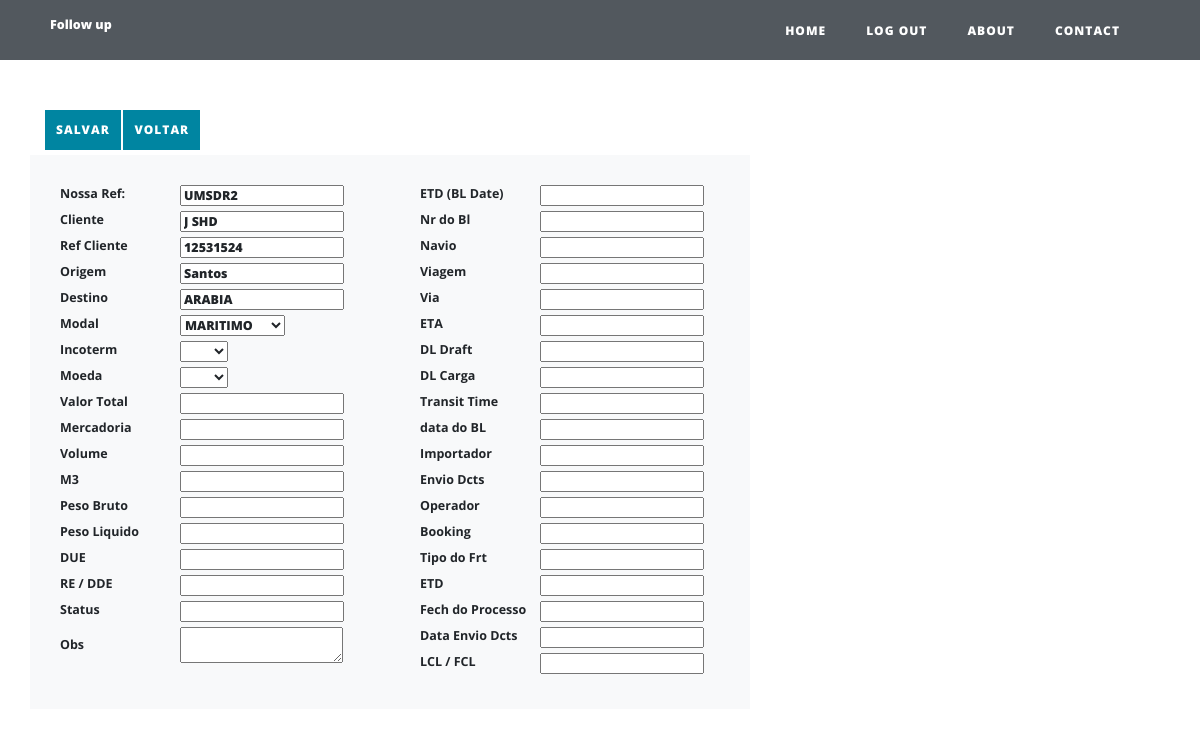
The page /post/9 (signed in) on the database as committed earlier.
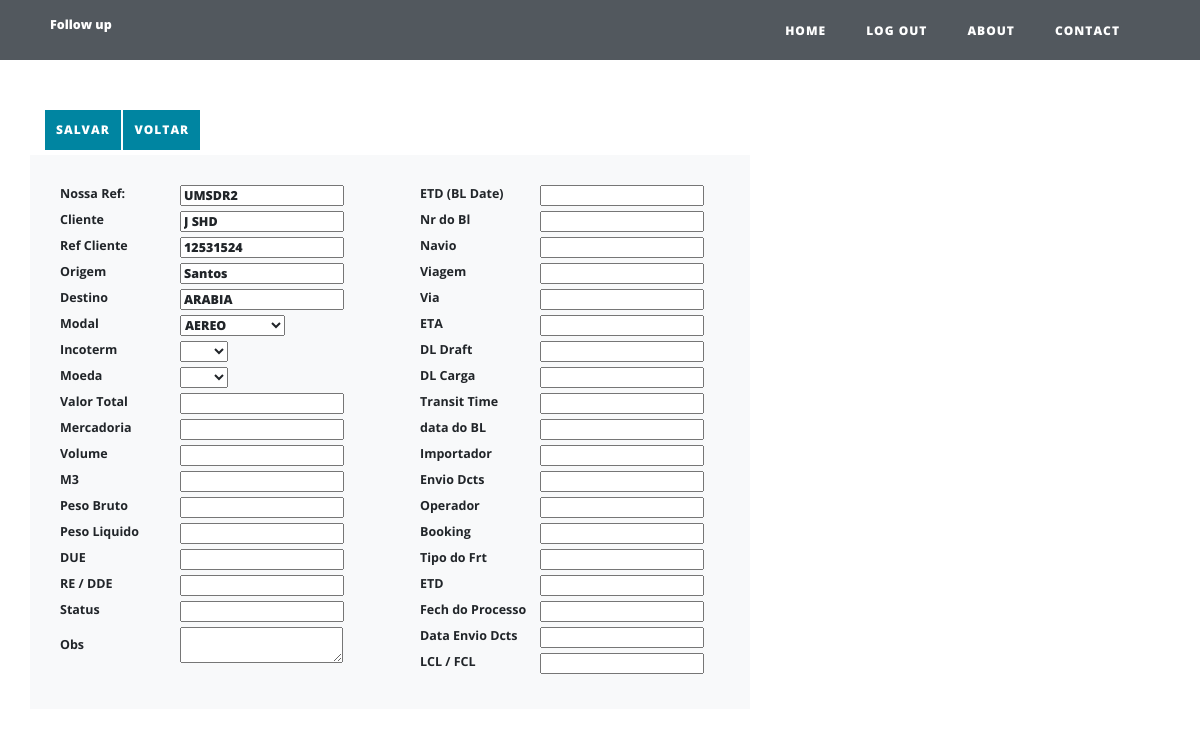
The same page on the database as committed later.
### main.py (models this page shows)
class Menu(db.Model):
    __tablename__ = "TbOne"
    id = db.Column(db.Integer, primary_key=True)
    RefPartner = db.Column(db.String, unique=True, nullable=False)
    Cliente = db.Column(db.String)
    Origem = db.Column(db.String)
    Destino = db.Column(db.String)
    Incoterm = db.Column(db.String)
    RefCliente = db.Column(db.String)
    Moeda = db.Column(db.String)
    modal = db.Column(db.String)
    VlTotal = db.Column(db.Float)
    Merc = db.Column(db.String)
    Vol = db.Column(db.String)
    M3 = db.Column(db.Float)
    Pb = db.Column(db.Float)
    Pl = db.Column(db.Float)
    Re = db.Column(db.String)
    Sd = db.Column(db.String)
    Status = db.Column(db.String)
    Obs = db.Column(db.String)
    bl = db.Column(db.String)
    nrBl = db.Column(db.String)
    navio = db.Column(db.String)
    vg = db.Column(db.String)
    via = db.Column(db.String)
    eta = db.Column(db.String)
    DLDraft = db.Column(db.String)
    DLCarga = db.Column(db.String)
    ttime = db.Column(db.String)
    dtBL = db.Column(db.String)
    Importador = db.Column(db.String)
    dcts = db.Column(db.String)
    Operador = db.Column(db.String)
    Booking = db.Column(db.String)
    TipoFrt = db.Column(db.String)
    Saida = db.Column(db.String)
    fech = db.Column(db.String)
    dtEnvDcts = db.Column(db.String)
    lclFcl = db.Column(db.String)

### main.py (the view, shortened to what this page needs)
@app.route("/post/<int:post_id>", methods=["GET", "POST"])
def show_post(post_id):
    form = FormDadosGerais()
    if not current_user.is_authenticated:
        flash("You need to login or register to comment.")
        return redirect(url_for("login"))
    emb = Menu.query.get(post_id)
    form.RefPartner.data    =   emb.RefPartner
    form.Cliente.data       =   emb.Cliente
    form.RefCliente.data    =   emb.RefCliente
    form.Origem.data        =   emb.Origem
    form.Destino.data       =  emb.Destino
    form.modal.data         =  emb.modal
    form.Incoterm.data      =  emb.Incoterm
    form.Moeda.data         =  emb.Moeda
    form.VlTotal.data       =  emb.VlTotal
    form.Merc.data          =  emb.Merc
    form.Vol.data           =  emb.Vol
    form.M3.data            =  emb.M3
    form.Pb.data            =  emb.Pb
    form.Pl.data            =  emb.Pl
    form.Re.data            =  emb.Re
    form.Sd.data            =  emb.Sd
    form.Status.data        =  emb.Status
    form.Obs.data           =  emb.Obs
    form.bl.data            =  emb.bl
    form.nrBl.data          =  emb.nrBl
    form.navio.data         =  emb.navio
    form.vg.data            =  emb.vg
    form.via.data           =  emb.via
    form.eta.data           =  emb.eta
    form.DLDraft.data       =  emb.DLDraft
    form.DLCarga.data       =  emb.DLCarga
    form.ttime.data         =  emb.ttime
    form.dtBL.data          =  emb.dtBL
    form.Importador.data    =  emb.Importador
    form.dcts.data          =  emb.dcts
    form.Operador.data      =  emb.Operador
    form.Booking.data       =  emb.Booking
    form.TipoFrt.data       =  emb.TipoFrt
    form.Saida.data         =  emb.Saida
    form.fech.data          =  emb.fech
    form.dtEnvDcts.data     =  emb.dtEnvDcts
    form.lclFcl.data        =  emb.lclFcl
    return render_template("post.html", post=emb,  form=form,  current_user=current_user)

### main.py (called while the page is built)
@login_manager.user_loader
def load_user(user_id):
    return User.query.get(int(user_id))

### templates/post.html
{% extends 'bootstrap/base.html' %}
{% import "bootstrap/wtf.html" as wtf %}
{% block content %}
{% include "header.html" %}
<header class="masthead ">
    <div class="overlay"></div>
    <div class="container">
        <div class="row">
            <br> <br> <br> <br>
        </div>
    </div>
</header>
    <div class="container">
        <form method="POST" action="{{ url_for('show_post', post_id = post.id ) }}">
                    <div class="column">
                    <input class="btn btn-primary p-3 btn-sm mb-2" id="DadosGerais" name="submit1" type="submit" value="Salvar">
                    <a  class="btn btn-primary  p-3 btn-sm mb-2" href="{{ url_for('get_all_posts') }}">Voltar</a>
        </div>
            <div class="row">
                <div class=" bg-light p-5 post-preview " >
                        <table style="width:300px">
                            <colgroup>
                                <col span="1" style="width: 40%;">
                                <col span="1" style="width: 60%;">
                            </colgroup>
                            <tbody>
                            {% set count = namespace(value=0) %}
                            {% for field in form %}
                            {% if field.name != "csrf_token" and field.name != "submit1" %}
                            <tr><td> <h5> {{ field.label }}</h5></td>
                                <td><h5> {{ field }} </h5></td></tr>
                            {% set count.value = count.value + 1 %}
                            {%if field.name == "Obs" %}
                            </tbody>
                        </table>
                </div>
                <div class=" bg-light p-5 post-preview " >
                        <table style="width:300px">
                            <colgroup>
                               <col span="1" style="width: 40%;">
                               <col span="1" style="width: 60%;">
                            </colgroup>
                            <tbody>
                            {% endif %}
                            {%elif field.name == "submit1" %}
                        </table>
                        {% endif %}
                        {% endfor %}
                    </div>
                </div>
        </form>
          </div>
{% endblock %}

Rows that differ between the two databases and show on the page:
changed Menu "UMSDR2": modal "MARITIMO" → "AEREO"
